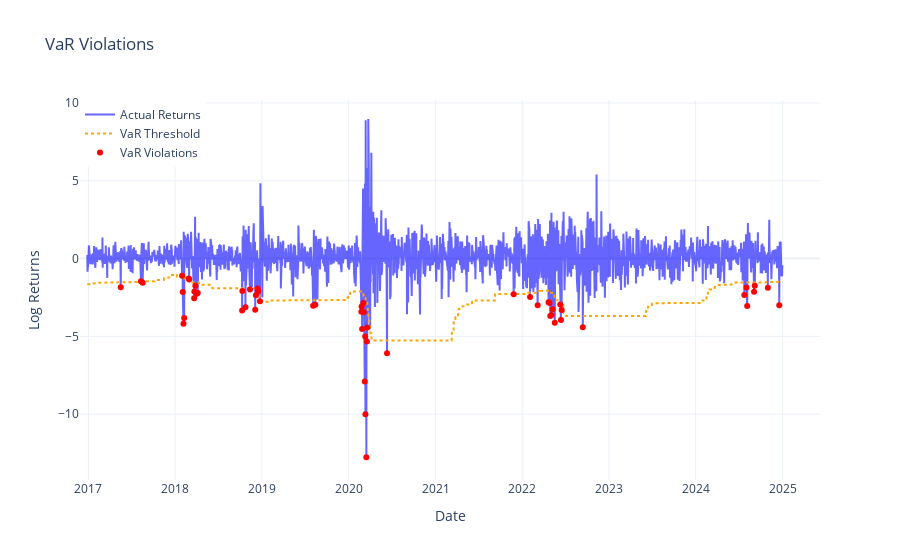

Notebook source saved alongside this figure:
### Code cell
plots.plot_var_violations(snp_garch_var, var_col='VaR_99', predicted_col='log_returns')

### Figure 1 — Plotly figure (JSON) as saved in the notebook; plotly's stock layout.template omitted (floating-point values rounded to 4 significant figures; data arrays with more than 128 entries replaced by an {"elided": "..."} marker saying what was removed)
{"data": [{"line": {"color": "blue"}, "mode": "lines", "name": "Actual Returns", "opacity": 0.6, "type": "scatter", "x": {"elided": "2016 str values"}, "y": {"elided": "2016 float values"}}, {"line": {"color": "orange", "dash": "dot"}, "mode": "lines", "name": "VaR Threshold", "type": "scatter", "x": {"elided": "2016 str values"}, "y": {"elided": "2016 float values"}}, {"marker": {"color": "red", "size": 6, "symbol": "circle"}, "mode": "markers", "name": "VaR Violations", "type": "scatter", "x": ["2017-05-17T00:00:00", "2017-08-10T00:00:00", "2017-08-17T00:00:00", "2018-01-30T00:00:00", "2018-02-02T00:00:00", "2018-02-05T00:00:00", "2018-02-08T00:00:00", "2018-02-27T00:00:00", "2018-03-01T00:00:00", "2018-03-22T00:00:00", "2018-03-23T00:00:00", "2018-03-27T00:00:00", "2018-04-02T00:00:00", "2018-04-06T00:00:00", "2018-10-10T00:00:00", "2018-10-11T00:00:00", "2018-10-24T00:00:00", "2018-11-12T00:00:00", "2018-12-04T00:00:00", "2018-12-07T00:00:00", "2018-12-14T00:00:00", "2018-12-17T00:00:00", "2018-12-24T00:00:00", "2019-08-05T00:00:00", "2019-08-14T00:00:00", "2020-02-24T00:00:00", "2020-02-25T00:00:00", "2020-02-27T00:00:00", "2020-03-03T00:00:00", "2020-03-05T00:00:00", "2020-03-09T00:00:00", "2020-03-11T00:00:00", "2020-03-12T00:00:00", "2020-03-16T00:00:00", "2020-03-18T00:00:00", "2020-03-20T00:00:00", "2020-06-11T00:00:00", "2021-11-26T00:00:00", "2022-02-03T00:00:00", "2022-03-07T00:00:00", "2022-04-22T00:00:00", "2022-04-26T00:00:00", "2022-04-29T00:00:00", "2022-05-05T00:00:00", "2022-05-09T00:00:00", "2022-05-18T00:00:00", "2022-06-10T00:00:00", "2022-06-13T00:00:00", "2022-06-16T00:00:00", "2022-09-13T00:00:00", "2024-07-24T00:00:00", "2024-08-02T00:00:00", "2024-08-05T00:00:00", "2024-09-03T00:00:00", "2024-09-06T00:00:00", "2024-10-31T00:00:00", "2024-12-18T00:00:00"], "y": [-1.835, -1.458, -1.556, -1.096, -2.144, -4.184, -3.826, -1.279, -1.341, -2.548, -2.119, -1.743, -2.259, -2.216, -3.342, -2.079, -3.135, -1.99, -3.29, -2.36, -1.927, -2.099, -2.749, -3.023, -2.973, -3.409, -3.075, -4.517, -2.851, -3.451, -7.901, -5.01, -9.994, -12.77, -5.322, -4.433, -6.075, -2.299, -2.469, -2.996, -2.813, -2.855, -3.696, -3.63, -3.256, -4.123, -2.954, -3.954, -3.305, -4.42, -2.342, -1.855, -3.043, -2.138, -1.741, -1.879, -2.994]}], "layout": {"hovermode": "x unified", "legend": {"x": 0, "y": 1}, "title": {"text": "VaR Violations"}, "xaxis": {"title": {"text": "Date"}}, "yaxis": {"title": {"text": "Log Returns"}}}}
